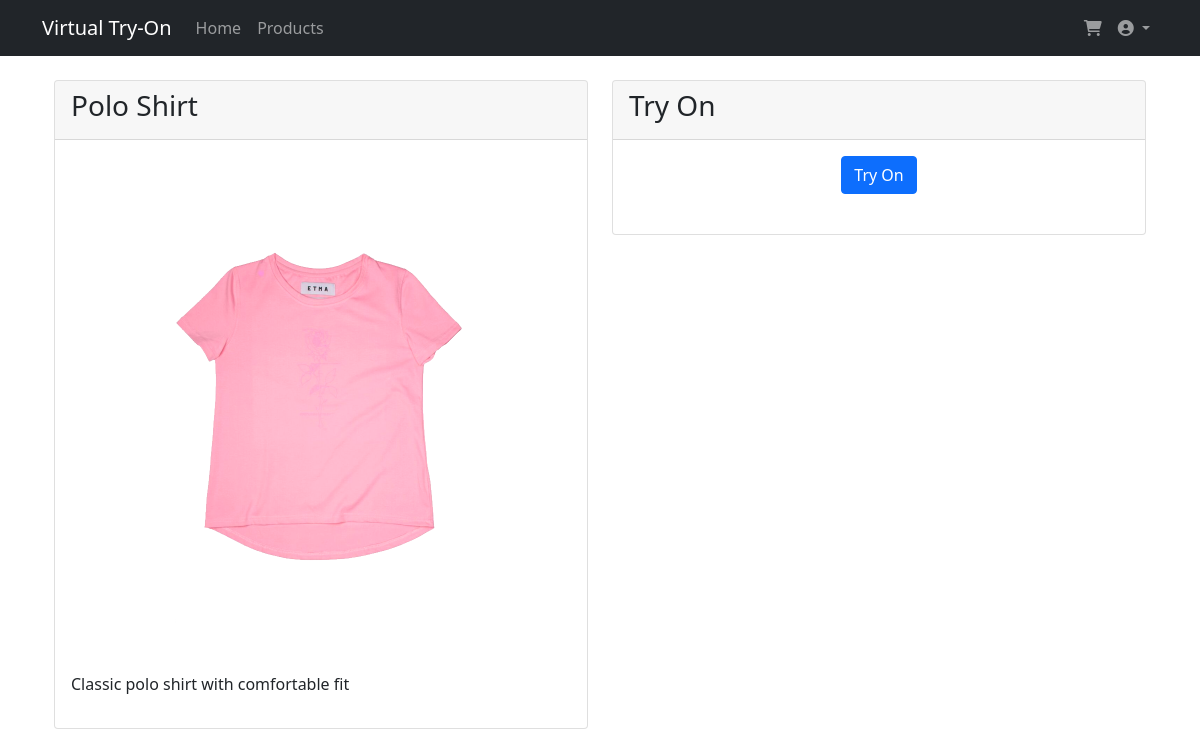
Page /try_on/2 (signed in) on the committed database.
### virtual-tryon/models/product.py (models this page shows, shortened)
class Product(db.Model):
    id = db.Column(db.Integer, primary_key=True)
    name = db.Column(db.String(100), nullable=False)
    description = db.Column(db.Text)
    price = db.Column(db.Float, nullable=False)
    size_chart = db.Column(db.JSON)
    image_url = db.Column(db.String(200))
    category = db.Column(db.String(50))
    try_on_enabled = db.Column(db.Boolean, default=False)

### virtual-tryon/app.py (the view, shortened to what this page needs)
@app.route('/try_on/<int:product_id>', methods=['GET', 'POST'])
def try_on(product_id):
    if 'user_id' not in session:
        flash('Please login to use virtual try-on', 'error')
        return redirect(url_for('login'))
    product = Product.query.get_or_404(product_id)
    result_image = None
    error = None
    return render_template('try_on.html',
                         product=product,
                         result_image=result_image,
                         error=error)

### virtual-tryon/app.py (called while the page is built)
@app.context_processor
def utility_processor():
    return dict(price_display=price_display)

@app.after_request
def add_header(response):
    if 'image' in response.mimetype:
        response.headers['Cache-Control'] = 'no-store, no-cache, must-revalidate, max-age=0'
    return response

### virtual-tryon/templates/try_on.html (shortened to what this page needs)
{% extends "base.html" %}
{% block content %}
<div class="container mt-4">
    <div class="row">
        <div class="col-md-6">
            <div class="card">
                <div class="card-header">
                    <h3>{{ product.name }}</h3>
                </div>
                <div class="card-body">
                    <img src="{{ url_for('static', filename=product.image_url) }}"
                         class="img-fluid" alt="{{ product.name }}">
                    <p class="mt-3">{{ product.description }}</p>
                </div>
            </div>
        </div>
        <div class="col-md-6">
            <div class="card">
                <div class="card-header">
                    <h3>Try On</h3>
                </div>
                <div class="card-body">
                    <div class="text-center mb-4">
                        <button id="tryOnBtn" class="btn btn-primary">Try On</button>
                    </div>
                </div>
            </div>
        </div>
    </div>
</div>
{% endblock %}

### rows in the picture
Product: name "Polo Shirt", image_url (picture), description "Classic polo shirt with comfortable fit"
